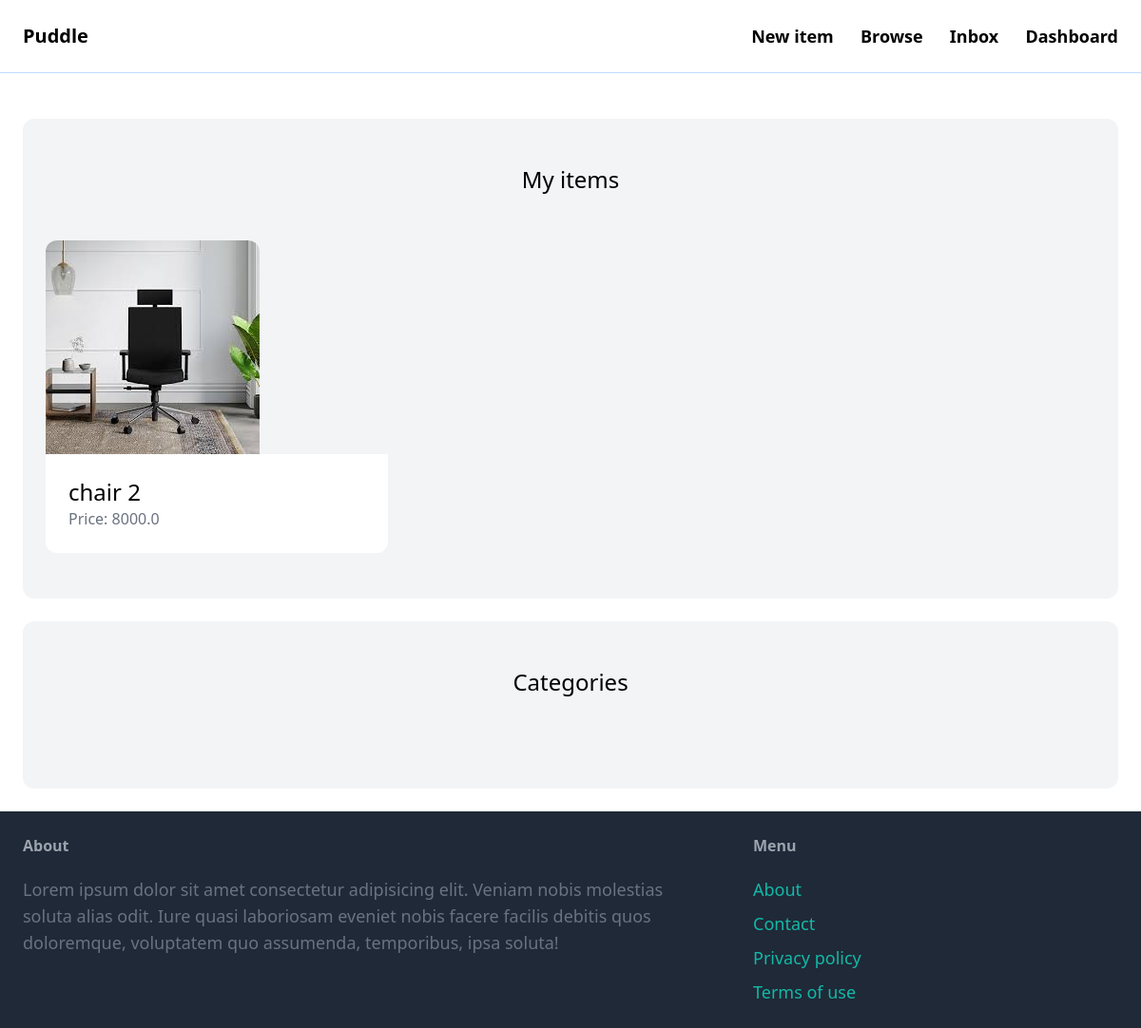
Page /dashboard/ (signed in) on the committed database.
### item/models.py (models this page shows, shortened)
class Item(models.Model):
    category=models.ForeignKey(Category,related_name='items',on_delete=models.CASCADE)
    name=models.CharField(max_length=100)
    description=models.TextField(blank=True,null=True)
    price=models.FloatField()
    is_sold=models.BooleanField(default=False)
    created_by=models.ForeignKey(User,related_name='items',on_delete=models.CASCADE)
    created_at=models.DateTimeField(auto_now_add=True)
    image=models.ImageField(upload_to='item_images',blank=True,null=True)
    class Meta:
        ordering=('name',)

### dashboard/views.py (the view)
# urls.py: path('',index,name='index'),
@login_required
def index(request):
    Items=Item.objects.filter(created_by=request.user)
    return render(request,'dashboard/index.html',{'items':Items})

### dashboard/templates/dashboard/index.html (shortened to what this page needs)
{% extends 'core/base.html' %}
{% block content %}
<div class="mt-6 px-6 py-12 bg-gray-100 rounded-xl">
    <h2 class="mb-12 text-2xl text-center">My items</h2>
    <div class="grid grid-cols-3 gap-3">
        {%for item in items%}
        <div>
            <a href="{% url 'item:detail' item.id %}">
                <div>
                    <img src="{{item.image.url}}" class="rounded-t-xl">
                </div>
                <div class="p-6 bg-white rounded-b-xl">
                    <h2 class="text-2xl">{{item.name}}</h2>
                    <p class="text-gray-500">Price: {{item.price}}</p>
                </div>
            </a>
        </div>
        {% endfor %}
    </div>
</div>
<div class="mt-6 px-6 py-12 bg-gray-100 rounded-xl">
    <h2 class="mb-12 text-2xl text-center">Categories</h2>
</div>
{% endblock %}

### rows in the picture
Item: image (picture), name "chair 2", price "8000.0"
